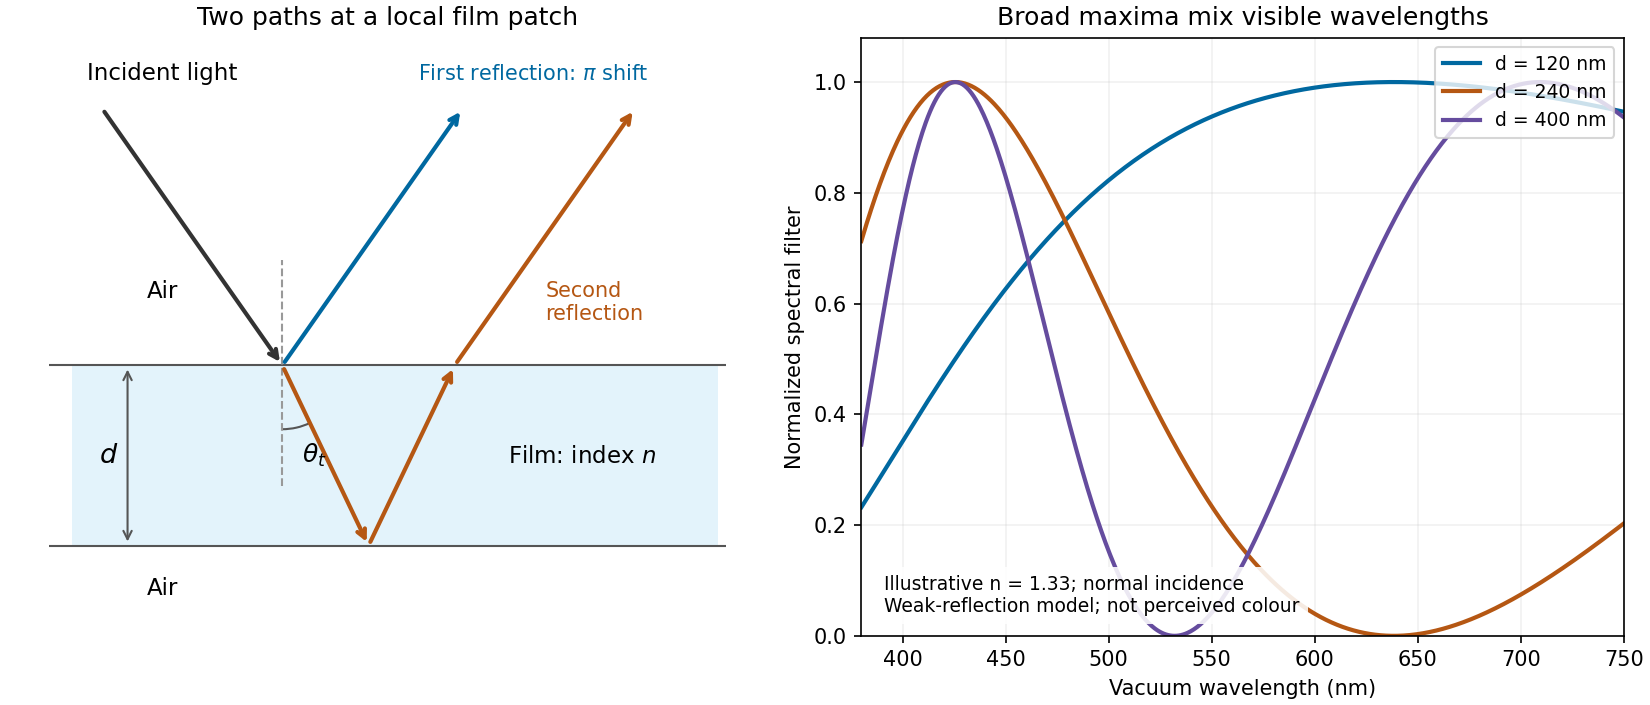

Source code (Python):
"""Original thin-film paths and spectral filters; tested with Python 3.14.

Uses the NumPy and Matplotlib versions declared in the root pyproject.toml.
Writes its PNG basename in the current working directory.
"""

from pathlib import Path

import matplotlib

matplotlib.use("Agg")
import matplotlib.pyplot as plt
from matplotlib.patches import Arc, Rectangle
import numpy as np


def ray(ax, start, end, color, width=2):
    ax.annotate("", xy=end, xytext=start,
                arrowprops={"arrowstyle": "->", "color": color, "lw": width})


def main():
    fig, (ax, spectral) = plt.subplots(1, 2, figsize=(11, 4.7), layout="constrained")
    fig.patch.set_facecolor("white")
    ax.add_patch(Rectangle((-1.4, -1.2), 4.3, 1.2, facecolor="#e3f3fb", edgecolor="none"))
    ax.axhline(0, color="#555555", lw=1)
    ax.axhline(-1.2, color="#555555", lw=1)
    dx = 1.2 * np.tan(np.arcsin(np.sin(np.deg2rad(35)) / 1.33))
    ray(ax, (-1.2, 1.71), (0, 0), "#333333")
    ray(ax, (0, 0), (1.2, 1.71), "#0068a0")
    ray(ax, (0, 0), (dx, -1.2), "#b55713")
    ray(ax, (dx, -1.2), (2 * dx, 0), "#b55713")
    ray(ax, (2 * dx, 0), (2 * dx + 1.2, 1.71), "#b55713")
    ax.plot([0, 0], [-0.8, 0.7], "--", color="#999999", lw=1)
    ax.add_patch(Arc((0, 0), 0.85, 0.85, theta1=270, theta2=295.5, color="#555555"))
    ax.text(0.13, -0.65, r"$\theta_t$", fontsize=12)
    ax.annotate("", xy=(-1.03, 0), xytext=(-1.03, -1.2),
                arrowprops={"arrowstyle": "<->", "color": "#555555"})
    ax.text(-1.22, -0.65, r"$d$", fontsize=13)
    ax.text(-1.3, 1.9, "Incident light", fontsize=11)
    ax.text(0.9, 1.9, r"First reflection: $\pi$ shift", fontsize=10, color="#0068a0")
    ax.text(1.75, 0.3, "Second\nreflection", fontsize=10, color="#b55713")
    ax.text(1.5, -0.65, r"Film: index $n$", fontsize=11)
    ax.text(-0.9, -1.53, "Air", fontsize=11)
    ax.text(-0.9, 0.45, "Air", fontsize=11)
    ax.set(xlim=(-1.55, 2.95), ylim=(-1.8, 2.18), title="Two paths at a local film patch")
    ax.set_aspect("equal")
    ax.axis("off")

    wavelength = np.linspace(380, 750, 700)
    for d, color in [(120, "#0068a0"), (240, "#b55713"), (400, "#654c9e")]:
        filt = np.sin(2 * np.pi * 1.33 * d / wavelength) ** 2
        spectral.plot(wavelength, filt, label=f"d = {d} nm", color=color, lw=2)
    spectral.set(xlabel="Vacuum wavelength (nm)", ylabel="Normalized spectral filter",
                 ylim=(0, 1.08), xlim=(380, 750), title="Broad maxima mix visible wavelengths")
    spectral.text(0.03, 0.04, "Illustrative n = 1.33; normal incidence\nWeak-reflection model; not perceived colour",
                  transform=spectral.transAxes, fontsize=9,
                  bbox={"facecolor": "white", "edgecolor": "none", "alpha": 0.88})
    spectral.legend(loc="upper right", fontsize=9)
    spectral.grid(alpha=0.18)
    fig.savefig(Path(__file__).with_suffix(".png").name, dpi=150, facecolor="white", transparent=False)
    plt.close(fig)


if __name__ == "__main__":
    main()
